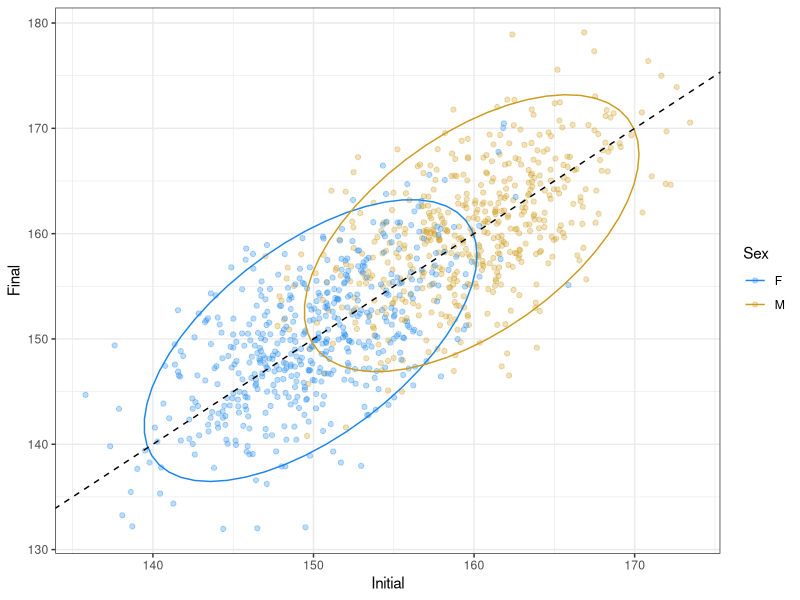
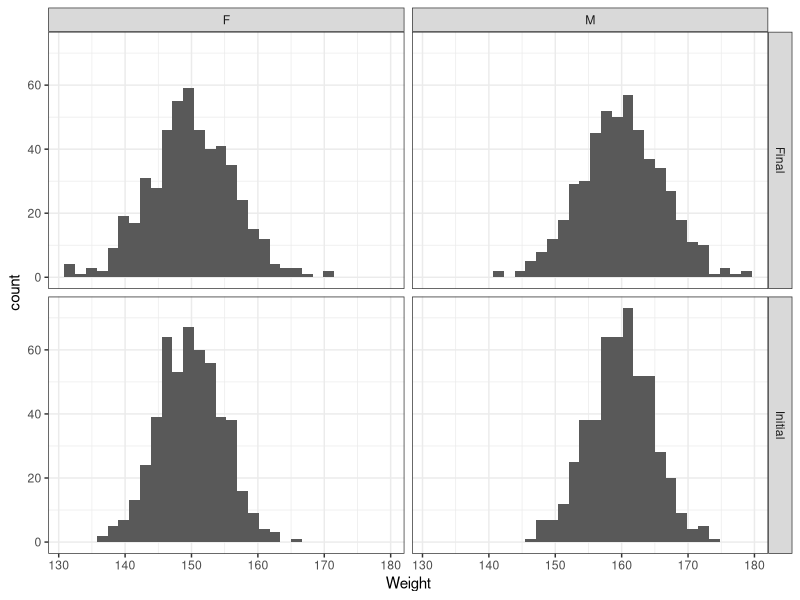
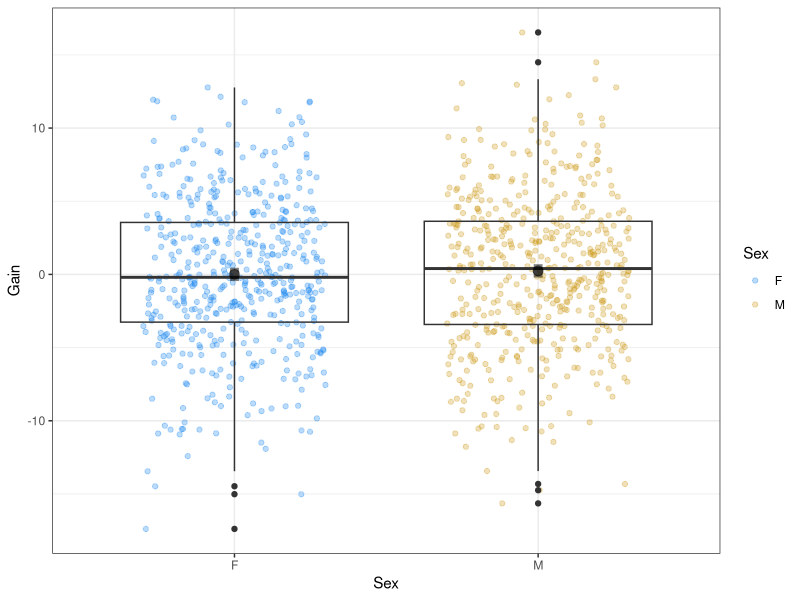
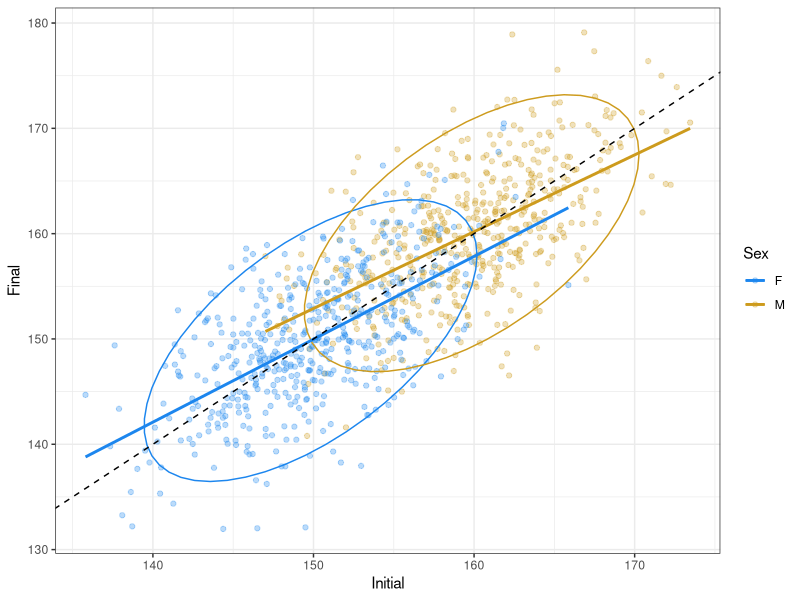
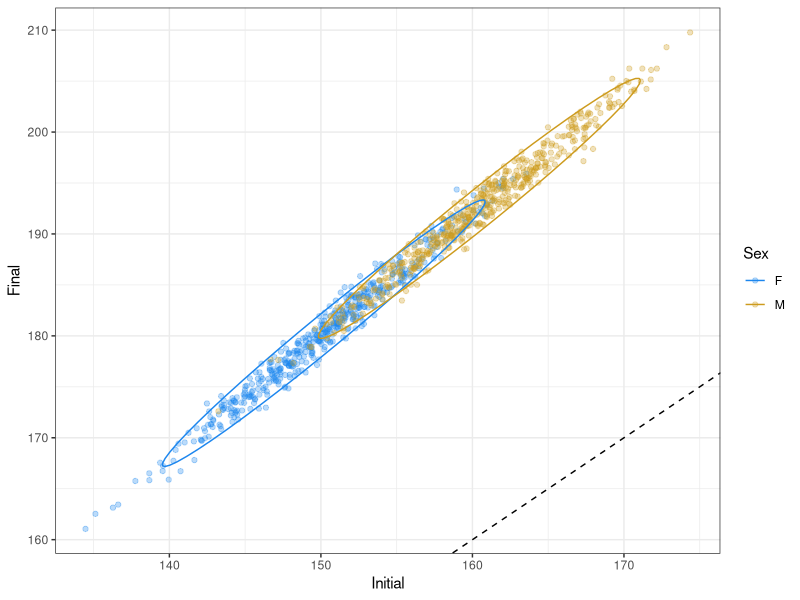
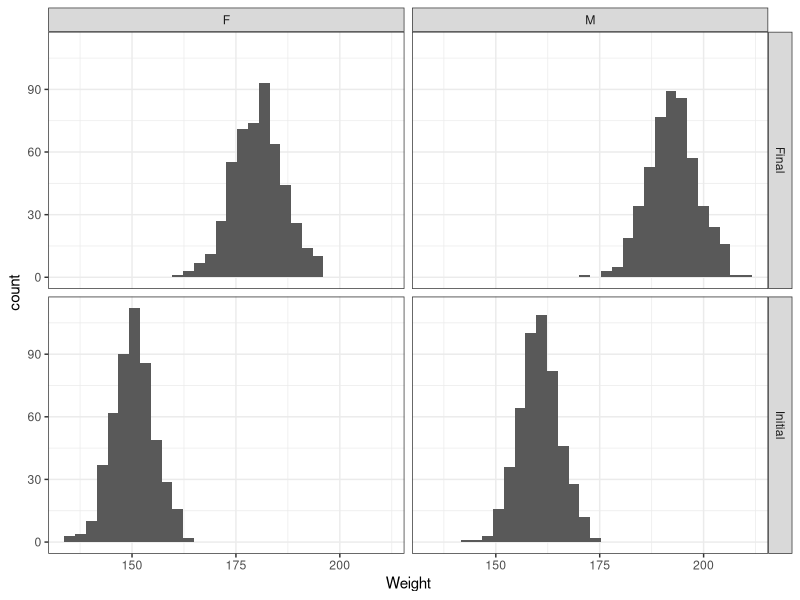
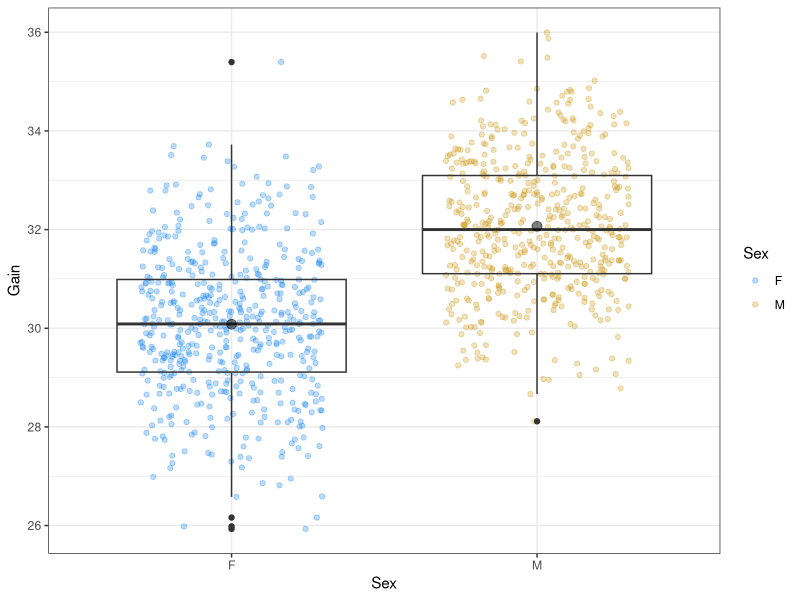
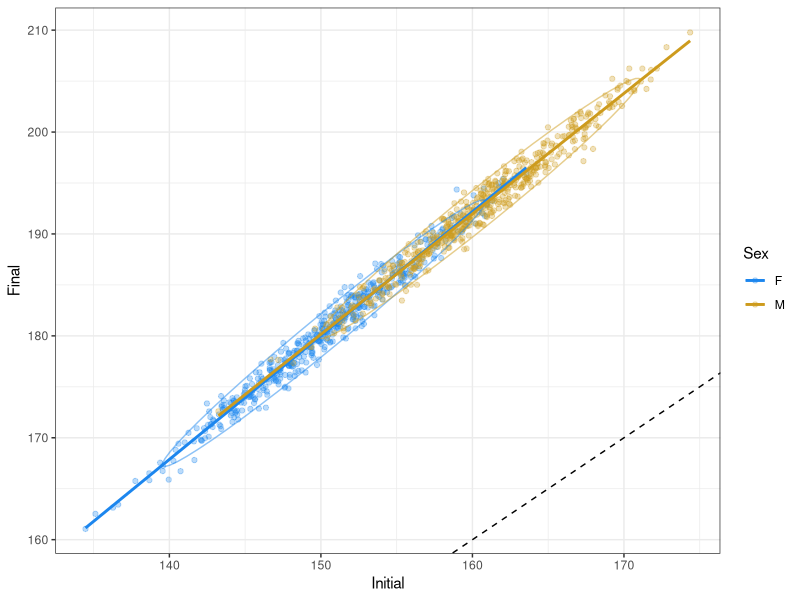

The R source for these figures, in order:
## ---- chunk 1
knitr::opts_chunk$set(echo = FALSE, include = FALSE, message = FALSE, 
					  warning = FALSE)
library(tidyverse)
library(emmeans)
library(car)
library(patchwork)
theme_set(theme_bw())
cols = c('dodgerblue2','goldenrod3')
a_mean = 150
b_mean = 160
set.seed(4)
a_0 = rnorm(500, a_mean, 5)
b_0 = rnorm(500, b_mean, 5)
delt = 0.2
set.seed(5)
a_1 = delt*a_mean + (1-delt)*a_0 + rnorm(500, 0, 5)
b_1 = delt*b_mean + (1-delt)*b_0 + rnorm(500, 0, 5)

l_df = data.frame(Sex = rep(c('M','F'), each = 500),
				Initial = c(b_0,a_0),
				Final = c(b_1,a_1),
				Gain = c(b_1,a_1) - c(b_0,a_0))
head(l_df)

l_df_long = (l_df
		   %>% select(-Gain)
		   %>% gather(Timepoint, Weight, Initial, Final))
head(l_df_long)
## ---- chunk 2
plt = ggplot(l_df, aes(Initial, Final)) +
	geom_point(aes(colour = Sex), alpha = 0.3) +
	stat_ellipse(aes(colour = Sex)) +
	# geom_smooth(aes(colour = Sex), method = 'lm',
	# 			se = FALSE) +
	# geom_smooth(method = 'lm', se = FALSE, colour = 'black') +
	geom_abline(intercept = 0, slope = 1, linetype = 2) +
	scale_colour_manual(values = cols)
plt
# pdf('img/main_plt.pdf', width = 4.5, height = 4)
# plt
# dev.off()
## ---- chunk 3
l_a_anov = aov(Weight ~ Timepoint, filter(l_df_long, Sex == 'F'))
l_b_anov = aov(Weight ~ Timepoint, filter(l_df_long, Sex == 'M'))
Anova(l_a_anov)
Anova(l_b_anov)
## ---- chunk 4
l_anov = ggplot(l_df_long, aes(Weight)) +
	geom_histogram() +
	facet_grid(Timepoint ~ Sex)
l_anov
# pdf('img/l_anov.pdf', width = 4, height = 4)
# l_anov
# dev.off()
## ---- chunk 5
l_mod1 = lm(Gain ~ Sex, data = l_df)
summary(l_mod1)
l_em_df = data.frame(emmeans(l_mod1, 'Sex'))
## ---- chunk 6
l_box = ggplot(l_df, aes(Sex, Gain)) +
	geom_jitter(aes(colour = Sex),
				alpha = 0.3, 
				width = 0.3) +
	geom_boxplot(fill = NA) +
	geom_point(data = l_em_df, aes(y = emmean),
			   size = 3, alpha = 0.5) +
	geom_linerange(data = l_em_df, inherit.aes = FALSE,
				   aes(x = Sex, ymin = lower.CL, ymax = upper.CL),
				   size = 3, alpha = 0.5) +
	scale_colour_manual(values = cols)
l_box
# pdf('img/l_box.pdf', width = 4.5, height = 4)
# l_box
# dev.off()
## ---- chunk 7
l_ancov = aov(Final ~ Sex + Initial, data = l_df)
Anova(l_ancov)
## ---- chunk 8
l_mod2 = lm(Final ~ Sex + Initial, data = l_df)
summary(l_mod2)

summary(lm(Gain ~ Sex + Initial, data = l_df))
## ---- chunk 9
l_reg = ggplot(l_df, aes(Initial, Final)) +
	geom_point(aes(colour = Sex), alpha = 0.3) +
	stat_ellipse(aes(colour = Sex)) +
	geom_smooth(aes(colour = Sex), method = 'lm',
				se = FALSE) +
	geom_abline(intercept = 0, slope = 1, linetype = 2) +
	scale_colour_manual(values = cols)
l_reg
# pdf('img/l_reg', width = 4.5, height = 4)
# l_reg
# dev.off()
## ---- chunk 10
# Start with 1000 students
m_a_0 = rnorm(500, 150, 5)
m_b_0 = rnorm(500, 160, 5)

# Final weight (and therefore weight gain) solely a function of initial weight
m_a_f = (1+delt)*m_a_0 + rnorm(500, 0, 1)
m_b_f = (1+delt)*m_b_0 + rnorm(500, 0, 1)

m_df = data.frame(Sex = rep(c('F','M'), each = 500),
				Initial = c(m_a_0, m_b_0),
				Final = c(m_a_f, m_b_f),
				Gain = c(m_a_f - m_a_0, m_b_f - m_b_0))
head(m_df)
m_df_long = (m_df
		   %>% select(-Gain)
		   %>% gather(Timepoint, Weight, Initial, Final))

ggplot(m_df, aes(Initial, Final)) +
	geom_point(aes(colour = Sex), alpha = 0.3) +
	stat_ellipse(aes(colour = Sex)) +
	# geom_smooth(aes(colour = Sex), method = 'lm',
	# 			se = FALSE) +
	geom_abline(intercept = 0, slope = 1, linetype = 2) +
	scale_colour_manual(values = cols)
## ---- chunk 11
m_a_anov = aov(Weight ~ Timepoint, filter(m_df_long, Sex == 'F'))
m_b_anov = aov(Weight ~ Timepoint, filter(m_df_long, Sex == 'M'))
Anova(m_a_anov)
Anova(m_b_anov)
## ---- chunk 12
ggplot(m_df_long, aes(Weight)) +
	geom_histogram() +
	facet_grid(Timepoint ~ Sex)
## ---- chunk 13
m_mod1 = lm(Gain ~ Sex, data = m_df)
summary(m_mod1)
m_em_df = data.frame(emmeans(m_mod1, 'Sex'))
## ---- chunk 14
ggplot(m_df, aes(Sex, Gain)) +
	geom_jitter(aes(colour = Sex),
				alpha = 0.3, 
				width = 0.3) +
	geom_boxplot(fill = NA) +
	geom_point(data = m_em_df, aes(y = emmean),
			   size = 3, alpha = 0.5) +
	scale_colour_manual(values = cols)
## ---- chunk 15
m_ancov = aov(Gain ~ Sex + Initial, data = m_df)
Anova(m_ancov)
## ---- chunk 16
m_mod2 = lm(Gain ~ Sex + Initial, data = m_df)
summary(m_mod2)
## ---- chunk 17
ggplot(m_df, aes(Initial, Final)) +
	geom_point(aes(colour = Sex), alpha = 0.3) +
	stat_ellipse(aes(colour = Sex), alpha = 0.5) +
	geom_smooth(aes(colour = Sex), method = 'lm',
				se = FALSE) +
	geom_abline(intercept = 0, slope = 1, linetype = 2) +
	scale_colour_manual(values = cols)
## ---- chunk 18
df_all = (rbind((l_df
				%>% mutate(DataSet = 'Lord')),
				(m_df
				 %>% mutate(DataSet = 'Mediation')))
		  %>% mutate(DataSet = factor(DataSet, levels = c('Mediation','Lord'))))

s_i = ggplot(df_all, aes(Sex, Initial)) +
	geom_boxplot(aes(fill = Sex)) +
	scale_fill_manual(values = cols) +
	facet_wrap(~DataSet)
s_i
## ---- chunk 19
g_i = ggplot(df_all, aes(Initial, Gain)) +
	geom_point(aes(colour = Sex), alpha = 0.3) +
	stat_ellipse(aes(colour = Sex)) +
	geom_smooth(aes(colour = Sex), method = 'lm',
				se = FALSE) +
	# geom_smooth(method = 'lm', se = FALSE, colour = 'black') +
	scale_colour_manual(values = cols) +
	facet_wrap(~DataSet)
g_i
## ---- chunk 20
s_g = ggplot(df_all, aes(Sex, Gain)) +
	geom_boxplot(aes(fill = Sex)) +
	scale_fill_manual(values = cols) +
	facet_wrap(~DataSet)
s_g
